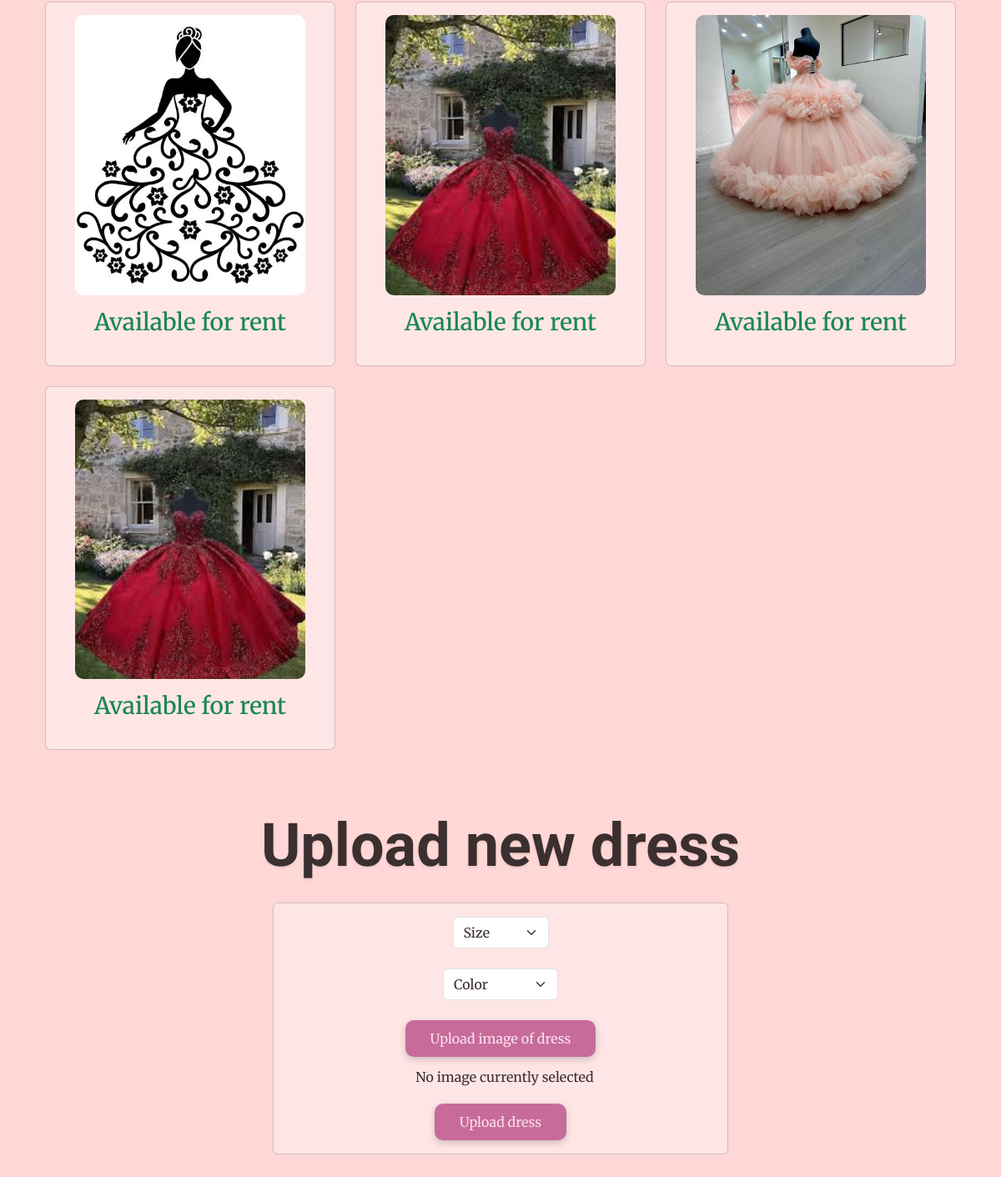
/upload (signed in, lower part), run on an earlier commit of the app's database.
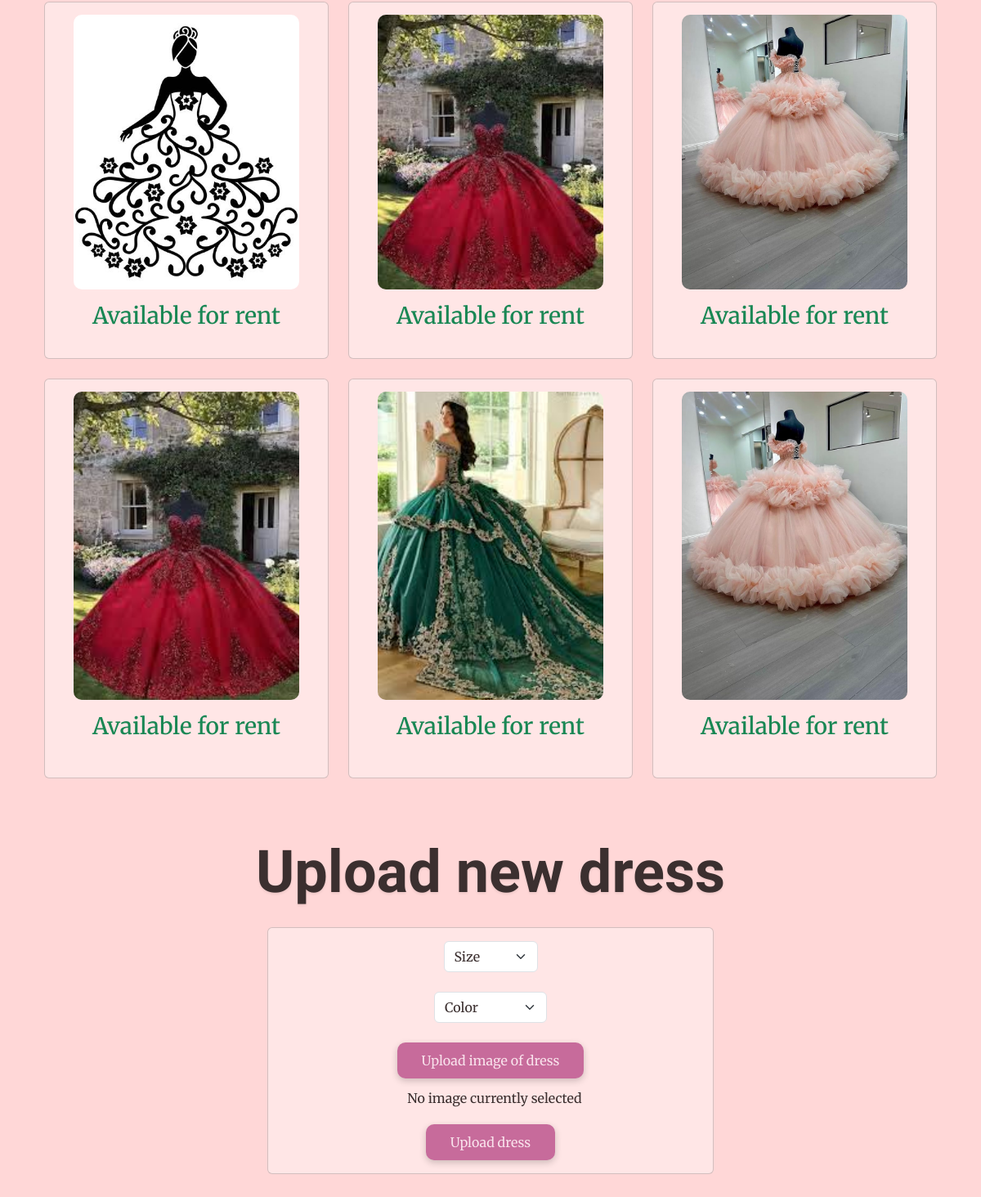
And on a later commit of the database.
### tables this page shows
CREATE TABLE dresses (
    id INTEGER PRIMARY KEY AUTOINCREMENT,
    size TEXT NOT NULL,
    color TEXT NOT NULL,
    owner INTEGER NOT NULL,
    image_url TEXT,
    time_posted TEXT NOT NULL DEFAULT CURRENT_TIMESTAMP,
    FOREIGN KEY (owner) REFERENCES users(id)
);

### app.py (the view)
@app.route("/upload", methods=["GET", "POST"])
@login_required
def upload():
    if request.method == "POST":
        db = get_db() # Establish database connection to wardrobe.db
        size = request.form.get("size")
        if not size:
            return apology("Must input size")
        color = request.form.get("color")
        if not color:
            return apology("Must input color")
        image = request.files.get("dressImage")
        if not image:
            return apology("Must upload dress image")
        cur = db.execute("INSERT INTO dresses (size, color, owner) VALUES (?,?,?)",
            (size, color, session["user_id"]),)
        db.commit() # Save database changes
        dress_id = cur.lastrowid
        root, ext = os.path.splitext(secure_filename(image.filename))
        filename = f"{dress_id}{ext}"
        filepath = os.path.join(app.config["UPLOAD_FOLDER"], filename)
        image.save(filepath) # Writes image to file path
        image_url = url_for("static", filename=f"uploads/{filename}")
        db.execute("UPDATE dresses SET image_url = ? WHERE id = ?",
            (image_url, dress_id),)
        db.commit() # Commit database changes
        flash("Dress uploaded!")
        return redirect("/") # goes to dress catalog
    else: # Show all dress owned by current user, and renter information if any
        db = get_db() # Establish database connection to wardrobe.db
        dressesBuffer = db.execute("SELECT * FROM dresses WHERE owner = ?", (session["user_id"],)).fetchall()
        dresses = [] # Empty list for dresses to be added to
        for dress in dressesBuffer:
            dress = dict(dress)  # Convert row object to dictionary- so it's not readonly- to allow changes
            renter = db.execute("SELECT users.id as renter_id, users.username, users.email, users.phone FROM users JOIN holdings ON users.id = holdings.user_id WHERE holdings.dress_id = ? AND holdings.rent_end IS NULL", (dress["id"],)).fetchone()
            if renter: # Check if dress is rented out
                dress["renter_id"] = renter["renter_id"]
                dress["renter"] = renter["username"]
                dress["renter_email"] = renter["email"]
                dress["renter_phone"] = renter["phone"]
            else: # Dress is not rented out
                dress["renter_id"] = None
                dress["renter"] = None
                dress["renter_email"] = None
                dress["renter_phone"] = None
            dresses.append(dress) # Add new dress to total list, as dictionary
        return render_template("upload.html", dresses=dresses)

### app.py (called while the page is built)
def get_db():
    if "db" not in g: # Check if database connection already exists
        g.db = sqlite3.connect(DATABASE) # Open database and store connection for reuse
        g.db.row_factory = sqlite3.Row # Enable dictionary-like row access for reading
    return g.db # Return database connection

@app.after_request
def after_request(response):
    response.headers["Cache-Control"] = "no-cache, no-store, must-revalidate"
    response.headers["Expires"] = 0
    response.headers["Pragma"] = "no-cache"
    return response

### help.py (called while the page is built)
def login_required(f):
    @wraps(f)
    def decorated_function(*args, **kwargs):
        if session.get("user_id") is None:
            return redirect("/login")
        return f(*args, **kwargs)
    return decorated_function

### templates/upload.html (shortened to what this page needs)
{% extends "layout.html" %}
{% block main %}
    {% if dresses|length == 0 %}
        <h3 class = "body-font">You have not uploaded any dresses yet.</h3>
    {% else %}
        <div class="container">
            <div class="row">
                {% for dress in dresses %}
                    <div class = "col-md-4 mb-4">
                        <div class = "card dress-card">
                            <img class = "catalogImage mx-auto d-block" src = "{{ dress['image_url'] }}">
                            <div class = "card-body">
                                {% if dress.renter_id %}
                                    <h3 class = "body-font text-danger">Currently rented out</h3>
                                    <h2 class = "body-font">{{ "renter: " + dress["renter"] }}</h2>
                                    <h2 class = "body-font">{{ "email: " + dress["renter_email"]}}</h2>
                                    <h2 class = "body-font">{{ "phone: " + dress["renter_phone"]}}</h2>
                                    <br>
                                    <form action="/messages" method="post" class="mt-2">
                                        <input type="hidden" name="receiver_id" value="{{ dress['renter_id'] }}">
                                        <input type="hidden" name="dress_id" value="{{ dress['id'] }}">
                                        <div class="input-group">
                                            <input type="text" name="body" class="form-control body-font" placeholder="Message renter..." required>
                                            <button type="submit" class="btn btn-primary btn-sm">Send</button>
                                        </div>
                                    </form>
                                {% else %}
                                    <h3 class = "body-font text-success">Available for rent</h3>
                                {% endif %}
                            </div>
                        </div>
                    </div>
                {% endfor %}
            {% endif %}
    <form action="/upload" method="post" enctype="multipart/form-data">
        <h1 class = "imperial mb-4 mt-5">Upload new dress</h1>
        <div class = " card p-3 text-center upload-card">
            <select class="form-select mx-auto w-auto body-font" name="size" required>
                <option value="" selected="">Size</option>
            </select>
            <br>
            <select class="form-select mx-auto w-auto body-font" name="color" required>
                <option value="" selected="">Color</option>
            </select>
            <br>
            <label for="image_uploads" class = "form-btn btn-primary body-font">Upload image of dress</label>
            <div class = "preview mt-2">
                <p class = "body-font">No image currently selected</p>
            </div>
            <button type="submit" class = "form-btn btn-primary block body-font">Upload dress</button>
        </div>
    </form>
{% endblock %}

What changed in the data, as far as the page shows it:
added dresses: image_url (picture)
added dresses: image_url (picture)
